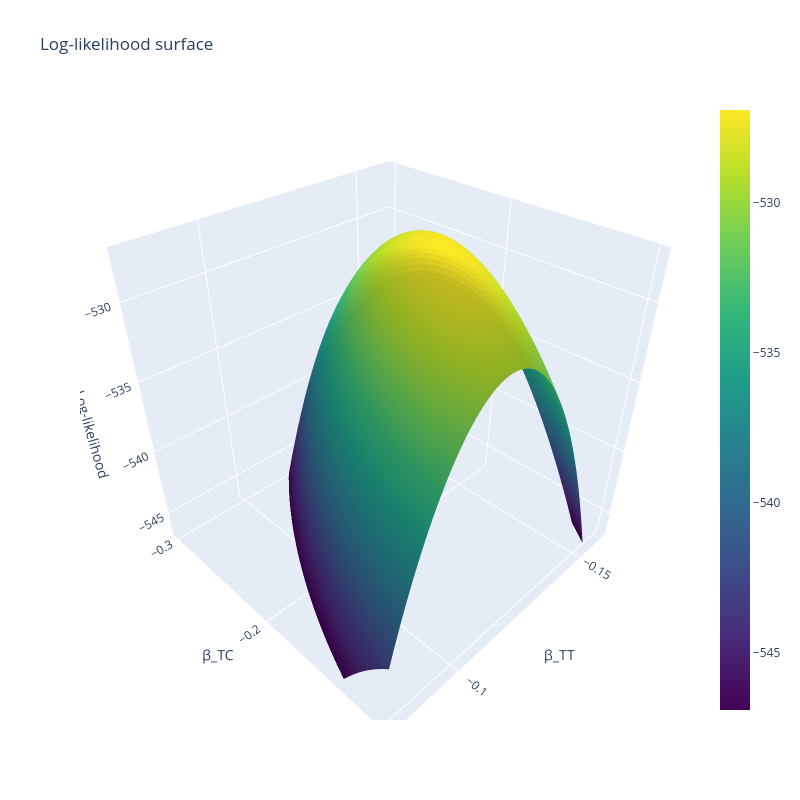

Notebook source saved alongside this figure:
### Markdown cell above
Create the plot of the log-likelihood as a function of the betas using the `compute_LL` function.<br>
We use the `plotly` package to create an interactive plot.You can rotate the plot and zoom in and out to see the log-likelihood surface from different angles.

### Code cell
# Create meshgrid of betas
beta_tt = np.linspace(-0.16,-0.08  , 51)
beta_tc = np.linspace(-0.3,-0.1, 51)
BETA_TT, BETA_TC = np.meshgrid(beta_tt, beta_tc)

# Compute the log-likelihood for each pair of betas
LL = np.zeros_like(BETA_TT)
for i in range(BETA_TT.shape[0]):
    for j in range(BETA_TT.shape[1]):
        LL[i, j] = compute_LL(BETA_TT[i, j], BETA_TC[i, j], df)
        
# Plot the log-likelihood using plotly
vmin = LL.max() - 20
vmax = LL.max()
fig = go.Figure(data=[go.Surface(z = LL, x = BETA_TT, y = BETA_TC,cmin=vmin,cmax=vmax,colorscale='Viridis')])
fig.update_layout(title='Log-likelihood surface',
                  scene = dict(
                    xaxis_title='β_TT',
                    yaxis_title='β_TC',
                    zaxis_title='Log-likelihood'))

# Set z range
fig.update_layout(scene = dict(zaxis = dict(range=[vmin,vmax])))

# Increase the plot size
fig.update_layout(width=800, height=800)

# Show the plot
fig.show()

### Figure 1 — Plotly figure (JSON) as saved in the notebook; plotly's stock layout.template omitted (floating-point values rounded to 4 significant figures; data arrays with more than 128 entries replaced by an {"elided": "..."} marker saying what was removed)
{"data": [{"cmax": -526.9, "cmin": -546.9, "colorscale": [[0, "#440154"], [0.1111, "#482878"], [0.2222, "#3e4989"], [0.3333, "#31688e"], [0.4444, "#26828e"], [0.5556, "#1f9e89"], [0.6667, "#35b779"], [0.7778, "#6ece58"], [0.8889, "#b5de2b"], [1, "#fde725"]], "type": "surface", "x": {"elided": "51x51 float values"}, "y": {"elided": "51x51 float values"}, "z": {"elided": "51x51 float values"}}], "layout": {"height": 800, "scene": {"xaxis": {"title": {"text": "β_TT"}}, "yaxis": {"title": {"text": "β_TC"}}, "zaxis": {"range": [-546.9, -526.9], "title": {"text": "Log-likelihood"}}}, "title": {"text": "Log-likelihood surface"}, "width": 800}}
